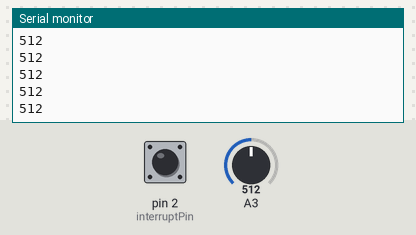
This sketch was run on a simulated Arduino Uno, built with avr-gcc and run on an emulated ATmega328P. Parts: the last lines printed to the serial monitor. The inputs (shaded band) are chosen by the test bench; at power-on: pin 2 (interruptPin) HIGH, A3 = 512.

Above: at 1.2 s.
1.3 s: pin 2 (interruptPin) pulled LOW for 0.15 s
2.9 s: A3 set to 716
At 3.4 s:
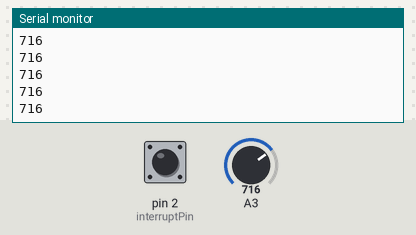
4.4 s: A3 set to 900
At 5.4 s:
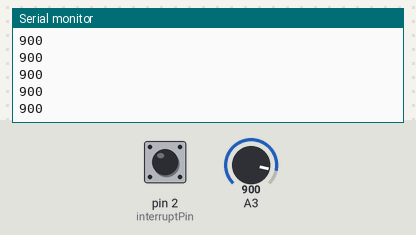
Timing chart, 0 to 7.4 s (numbered marks = the images above; inputs shaded):
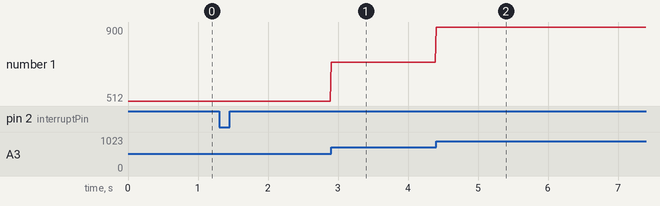

Measured:
- after the input at 2.9 s, the serial monitor: prints a new line at once (image 1)
- after the input at 4.4 s, the serial monitor: prints a new line at once (image 2)
- plotted number 1: 512 → 716 after the input at 2.9 s, 716 → 900 after the input at 4.4 s

The sketch:

ArduinoCode.ino
```cpp
int interruptPin = 2;
volatile byte state = LOW;

void setup() {
  // put your setup code here, to run once:
Serial.begin(9600);
  pinMode(interruptPin, INPUT_PULLUP);
  attachInterrupt(digitalPinToInterrupt(interruptPin), buttonPressed, CHANGE);
}

void loop() {
  int potRead = analogRead(A3);
  Serial.println(potRead);
  delay(10);
}

void buttonPressed()
{
  state = !state;
  if(state == LOW)
  {
  Serial.println("d");
  }
  else
  {
    Serial.println("p");
  }
}
```
